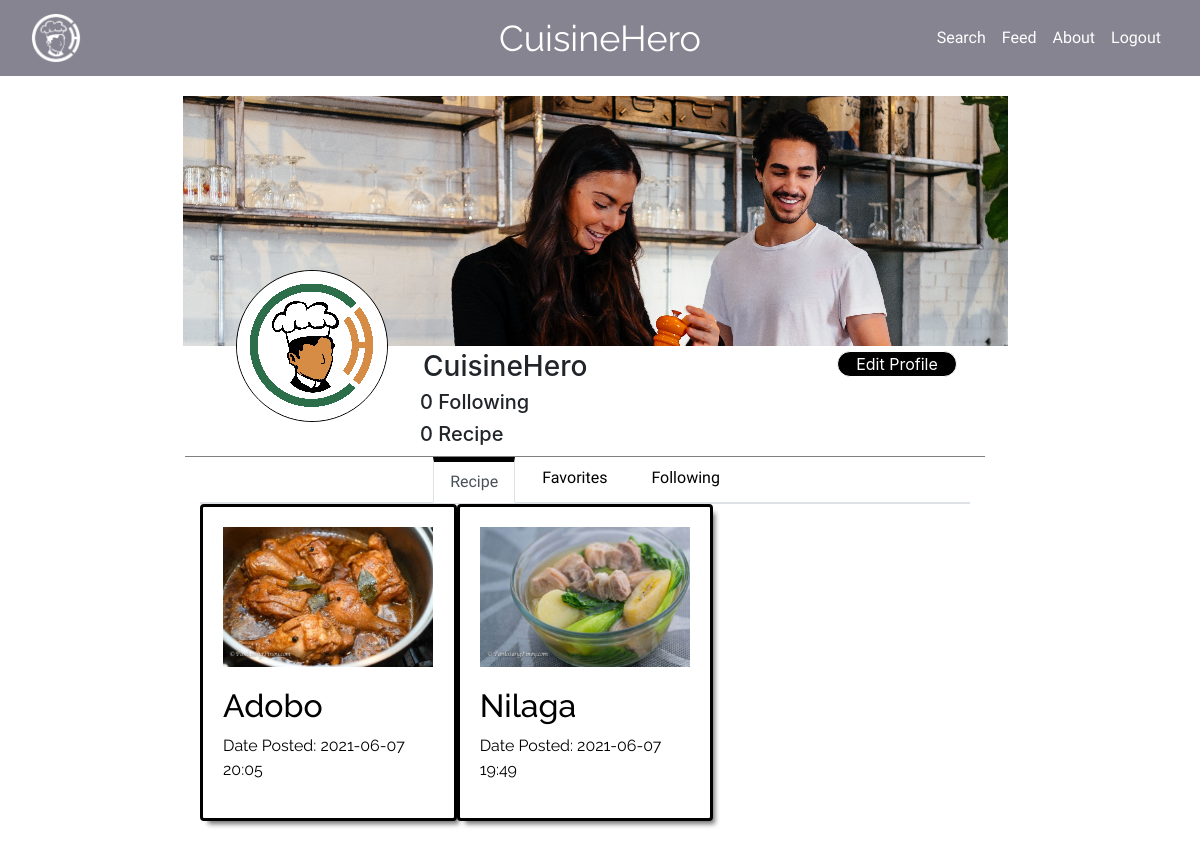
Before: /Profile/profile.php (signed in) with the older database file.
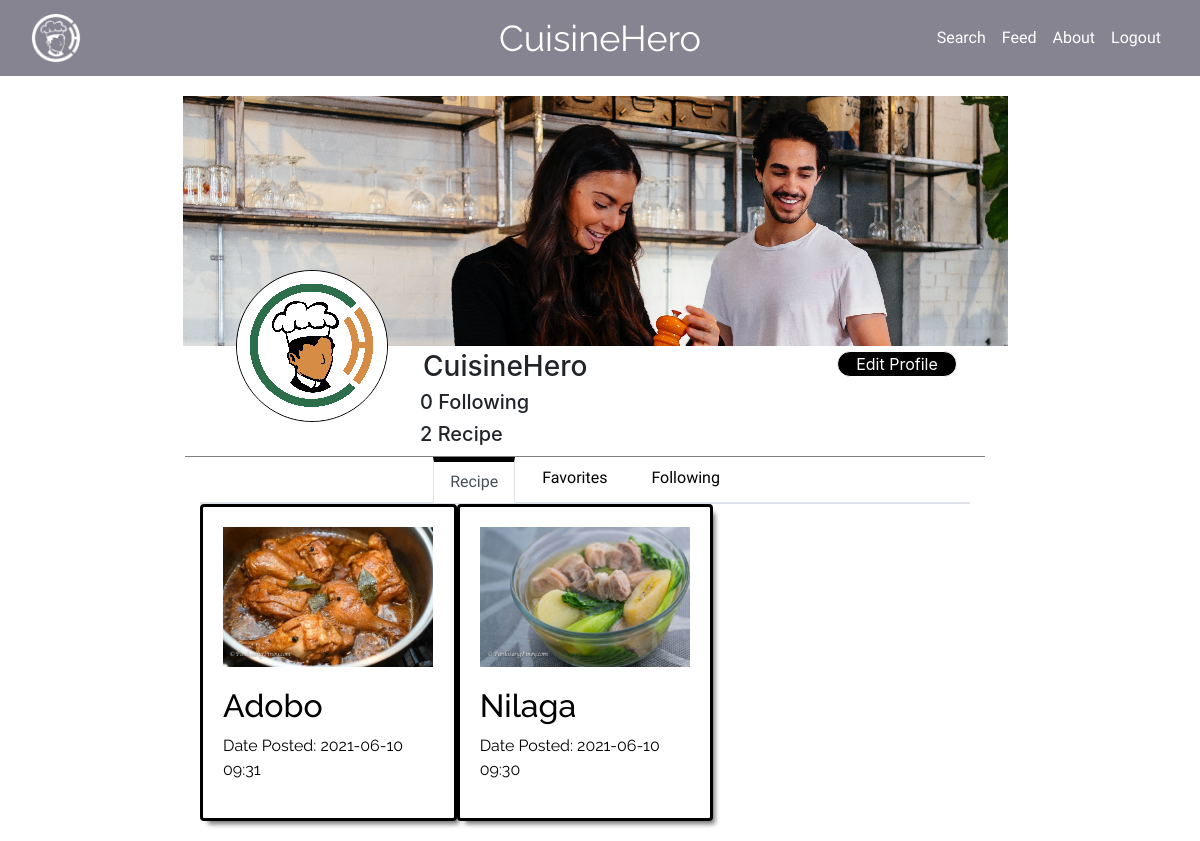
After: the same page with the newer database file.
### tables this page shows
CREATE TABLE IF NOT EXISTS `acc` (
  `id` int(6) NOT NULL AUTO_INCREMENT,
  `firstname` varchar(30) NOT NULL,
  `lastname` varchar(30) NOT NULL,
  `email` varchar(30) NOT NULL,
  `pass` varchar(30) NOT NULL,
  `banner` varchar(100) DEFAULT NULL,
  `dispic` varchar(100) NOT NULL,
  `bio` text NOT NULL,
  `followno` int(10) NOT NULL,
  `recpno` int(10) NOT NULL,
  PRIMARY KEY (`id`)
);

CREATE TABLE IF NOT EXISTS `food` (
  `food_id` int(6) NOT NULL AUTO_INCREMENT,
  `author` varchar(50) NOT NULL,
  `food_name` varchar(30) NOT NULL,
  `food_img` varchar(255) NOT NULL,
  `cook_time` varchar(15) NOT NULL,
  `prep_time` varchar(15) NOT NULL,
  `video_link` tinytext NOT NULL,
  `proced` text NOT NULL,
  `nutri_info` text NOT NULL,
  `likes` int(10) NOT NULL,
  `regdate` timestamp NOT NULL DEFAULT current_timestamp(),
  PRIMARY KEY (`food_id`)
);

### Profile/recipe.php (the view, shortened to what this page needs)
<?php
$server = "localhost";
$username = "root";
$password = "";
$dbname = "food";
$email = isset($_SESSION['email'])? $_SESSION['email'] : null;
$con = mysqli_connect($server,$username,$password,$dbname);
$queryf = "SELECT * FROM food WHERE author = '$email'";
if ($result = $con->query($queryf)){
while($row = $result->fetch_assoc()){
            echo '<div class="card col-12 col-md-4">
            <a href="javascript:void(0)" class="link" var="'.$row['food_id'].'">
            <div class="foodpic recp-tab">
            <img class="img-fluid" src="../Ingredients/Images/'.$row['food_img'].'">
            </div>
            <div class="foodlabel">
            <h2>'.$row['food_name'].'</h2>
            <p>Date Posted: '.substr($row['regdate'],0,16).'</p>
            </div>
            </a>
            </div>
            <form method="post" action="ingr-transfer.php"name="redirect" class="redirect">
            <input type="hidden" class="post" name="post" value="">
            <input type="submit" style="display: none;">
            </form>';
        }
    }
?>

### Profile/profile.php (shortened to what this page needs)
<?php
    if(isset($_SESSION['firstname']) && isset($_SESSION['email'])){
?>
<!DOCTYPE html>
<html lang="en">
<head>
  <link rel="stylesheet" href="https://maxcdn.bootstrapcdn.com/bootstrap/4.5.2/css/bootstrap.min.css">
  <link rel="stylesheet" href="https://cdnjs.cloudflare.com/ajax/libs/croppie/2.6.5/croppie.css">
  <link rel="stylesheet" href="style.css">
</head>
<header>
  <nav class="navbar navbar-expand-md" id="banner">
      <div class="container-fluid" id="banner1">
          <a class="navbar-brand" href="#"><img src="../Images\logo white.png"></a>
          <div class="collapse navbar-collapse" id="collapsibleNavbar">
              <ul class="navbar-nav ml-auto">
                  <li class="nav-item">
                        <a class="nav-link" href="../Search/search.php">Search</a>
                    </li>
                  <li class="nav-item">
                      <a class="nav-link" id="Feed" href="../feed.php">Feed</a>
                  </li>
                  <li class="nav-item">
                      <a class="nav-link" href="../about.html">About</a>
                  </li>
                  <li class="nav-item">
                      <a class="nav-link" href="../DB/Logout.php">Logout</a>
                  </li>
              </ul>
      </div>
      <p class="navbar-center d-none d-md-block d-lg-block d-xl-block" id="navtext">CuisineHero</p>
  </nav>
</header><br><br><br><br>
<body>
  <?php include 'prof1.php'?>
  <div class="row">
<div class="col-12 Editbtn">
    <button type="button" class="btn" data-toggle="modal" data-target="#EditProf"id="Edit"><div>Edit Profile</div></button>
</div></div>
<div class="container-fluid spacing" id="hey">
                <div class="row">
                    <div class="col-12 text-center" id="buffer">
                        <ul class="nav nav-tabs justify-content-center" role="tablist">
                            <li class="nav-item tab1 d-none d-md-block">
                              <a class="nav-link active" data-toggle="tab" href="#recp">Recipe</a>
                            </li>
                            <li class="nav-item tab1 d-none d-md-block">
                              <a class="nav-link" data-toggle="tab" href="#fav">Favorites</a>
                            </li>
                            <li class="nav-item tab1 d-none d-md-block">
                              <a class="nav-link" data-toggle="tab" href="#fol">Following</a>
                            </li></ul>
                            <ul class="nav nav-tabs justify-content-center" role="tablist">
                        </ul>
                    </div>
                </div>
                <div class="tab-content">
                    <div id="recp" class="container-fluid tab-pane active">
                      <div class="row">
                          <?php include 'recipe.php'?>
                      </div>
                    </div>
                </div>
</div></div></div>
</body>
</html>
<?php
    }
    else{
        header('location:../index.php');
        exit();
    }
?>

### Profile/prof1.php
<?php
$server = "localhost";
$username = "root";
$password = "";
$dbname = "food";
$email = isset($_SESSION['email'])? $_SESSION['email'] : null;
$con = mysqli_connect($server,$username,$password,$dbname);
$query = "SELECT * FROM acc WHERE email = '$email'";
if ($result = $con->query($query)){
    $row = mysqli_fetch_array($result);
    echo '<div class="container-fluid"><div class="row"><div class="col-12 picban">';
    echo "<img id='picbanner'src='images/".$row['banner']."'>";
    echo '</div>
        <div class="col-12 dispic">';
    echo "<img src='images/".$row['dispic']."'>";
    echo '</div><h3 class="col-12 profile-name">';
    echo ''.$row["firstname"].' '.$row["lastname"].'';
    echo '</h3><div class="row accnos">
        <h5 class="col-6 col-md-12 bud">
        '.$row['followno'].' Following</h5>
        <h5 class="col-6 col-md-12 recp">
        '.$row['recpno'].' Recipe</h5>
        <div class="biocon col-12"><div id="bio">'.$row["bio"].'</div></div>
        </div>';
}
?>

### Profile/style.css (style rules this page uses)
#banner { position: fixed; display: flex; flex-direction: row; flex-wrap: wrap; background-color:rgba(15, 11, 37, 0.5); justify-content: space-between; width: 100%; min-height: 8vh; z-index: 9998; align-items: center; margin:auto; top: 0; }
.navbar-center { position: absolute; left: 50%; transform: translatex(-50%); margin-top: 2vh; }
#navtext { font-family: 'Raleway'; font-size: 3vw; color: white; transition: top .6s; }
.nav-link { text-decoration: none; color: white; display: flex; list-style: none; font-family: 'Krub'; }
.navbar-brand img { width: 50px; height: 50px; }
.navbar { position: relative; }
#picbanner { display: block; margin: auto; min-width: 100%; min-height: 100%; width: auto; height: auto; }
.picban { position:absolute; width: 70%; left: 14vw; height: 250px; overflow: hidden; z-index: -1; }
.dispic { width: 52vw; position:absolute; top: 270px; z-index: 0; }
.dispic img { display: block; margin-left: auto; margin-right: auto; border-radius: 500px; border: 1px solid black; z-index: 1; }
.profile-name { display: block; margin: auto; position: absolute; top: 350px; left: 34vw; width: 40vw; }
.recp { text-align: left; }
.accnos { position: absolute; left: 35vw; top: 390px; text-align: left; width: 35vw; }
button.btn#Edit div { position: absolute; left: 71vw; top: 255px; width: 120px; border-radius: 100px; color: white; background-color: black; border: 1px solid white; }
.spacing { margin-top: 360px; border-top: 1px solid grey; width: 800px; }
.tab1 a.active { border-top: 5px solid black !important; transition: ease-in-out 0.2s; border-radius: 0px; }
.tab1 a { color: black; margin: auto; display: block; }
.tab1 { margin-left: 5px; margin-right: 5px; }
.Editbtn { width: 0; margin: 0; padding: 0; }
.card { border: solid black; height: max-content; width: auto; padding:20px; margin-bottom:20px; box-shadow: 5px 6px 5px -3px rgba(0,0,0,0.55); -webkit-box-shadow: 5px 6px 5px -3px rgba(0,0,0,0.55); -moz-box-shadow: 5px 6px 5px -3px rgba(0,0,0,0.55); cursor: pointer; }
.biocon { position: absolute; left: 12vw; width: 50vw; height: 55px; overflow: hidden; }
.foodpic { margin-top:-50px; margin-bottom:20px; width:210px; height: auto; overflow: hidden; }
.foodpic img { max-width:100%; max-height:100%; }
.foodpic.recp-tab { margin-top: 0px; }
.foodlabel { font-family: 'Raleway'; }
.card a:link,.card a:visited,.card a:hover,.card a:active { text-decoration: none; color: black; }
.nav.nav-tabs.justify-content-center { z-index: 1; }

Changed rows visible on the page:
changed acc "CuisineHero": recpno "0" → "2"
changed food "Adobo": regdate "2021-06-07 20:05" → "2021-06-10 09:31"
changed food "Nilaga": regdate "2021-06-07 19:49" → "2021-06-10 09:30"
